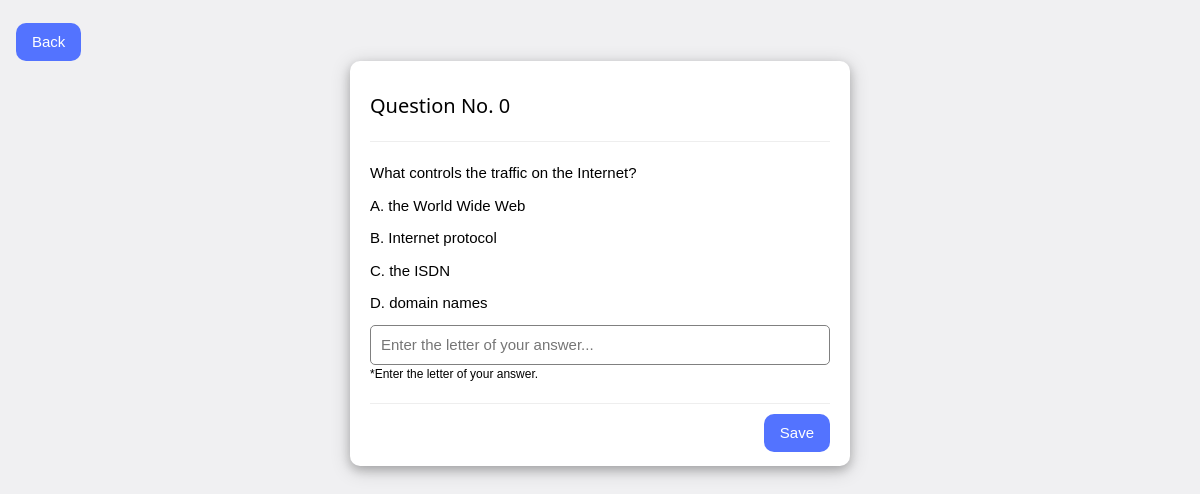
/examination/exam.php?id=1992, run on the app's committed database.
### tables this page shows
CREATE TABLE `question` (
  `queID` int(11) NOT NULL,
  `queMain` text NOT NULL,
  `queOpt1` text NOT NULL,
  `queOpt2` text NOT NULL,
  `queOpt3` text NOT NULL,
  `queOpt4` text NOT NULL,
  `queAns` text NOT NULL
);

### examination/exam.php (the view, shortened to what this page needs)
<?php
	include("../includes/config.php");
	include("../includes/header.php");
	if(isset($_GET['id'])){
		$id =trim($_GET['id']);
		$sql ="SELECT * FROM `student` WHERE `studID`='$id'";
		$query=$conn->query($sql);
	}
	else{
		header("location:index.php");
	}
?>
	<body>
		<div class="w3-container">
			<br>
			<button onclick="location.href='index.php'" class="w3-button w3-iskalar border-radius" >Back</button>
			<?php
				$displayedQuestionIds = $_SESSION['displayedQuestionIds'] ?? [];
				$count=count($displayedQuestionIds);
				if (!empty($displayedQuestionIds)) {
					$query = "SELECT * FROM `question` WHERE `queID` NOT IN (".implode(",", $displayedQuestionIds).") ORDER BY RAND() LIMIT 1";
				} else {
					$query = "SELECT * FROM `question` ORDER BY RAND() LIMIT 1";
				}
				$result = $conn->query($query);
				if ($result->num_rows > 0) {
					$question = $result->fetch_assoc();
			?>
			<div class="border-radius">
				<div class="container modal" id="edit">
					<div class="w3-container border-radius">
						<div class="card w3-card-4">
							<form action="" method="POST">
							<h4>Question No. <?php echo $count;?></h4>
							<hr>
							<div class="form-group">
								<span>
									<label><?php echo $question['queMain'];?></label>
								</span>
							</div>
							<div class="form-group">
								<span>
									<label><?php echo $question['queOpt1'];?></label>
								</span>
							</div>
							<div class="form-group">
								<span>
									<label><?php echo $question['queOpt2'];?></label>
								</span>
							</div>
							<div class="form-group">
								<span>
									<label><?php echo $question['queOpt3'];?></label>
								</span>
							</div>
							<div class="form-group">
								<span>
									<label><?php echo $question['queOpt4'];?></label>
								</span>
							</div>
							<div class="form-group">
								<input type="text" class="form-input" name="studAns" value="" placeholder="Enter the letter of your answer..." required />
								<span>
									<small>*Enter the letter of your answer.</small>
								</span>
							</div>
							<hr>
							<div class="">
								<input type="submit"  class="w3-button w3-iskalar border-radius w3-right" style="margin-top:-10px" name="submit" value="Save" />
							</div>
							</form>
							<br>
						</div>
					</div>
				</div>
			</div>
			<?php
				}
			?>
		</div>
	</body>
</html>

### includes/w3.css (style rules this page uses)
html { box-sizing:border-box }
*,*:before,*:after { box-sizing:inherit }
html { -ms-text-size-adjust:100%;-webkit-text-size-adjust:100% }
body { margin:0 }
small { font-size:80% }
hr { box-sizing:content-box;height:0;overflow:visible }
button,input,select,textarea,optgroup { font:inherit;margin:0 }
button,input { overflow:visible }
button,select { text-transform:none }
button,[type=button],[type=reset],[type=submit] { --webkit-appearance:button }
html,body { font-family:Verdana,sans-serif;font-size:15px;line-height:1.5 }
html { overflow-x:hidden }
h4 { font-size:20px }
h1,h2,h3,h4,h5,h6 { font-family:"Segoe UI",Arial,sans-serif;font-weight:400;margin:10px 0 }
hr { border:0;border-top:1px solid #eee;margin:20px 0 }
.w3-btn,.w3-button { border:none;display:inline-block;padding:8px 16px;vertical-align:middle;overflow:hidden;text-decoration:none;color:inherit;background-color:inherit;text-align:center;cursor:pointer;white-space:nowrap }
.w3-btn,.w3-button { -webkit-touch-callout:none;-webkit-user-select:none;-khtml-user-select:none;-moz-user-select:none;-ms-user-select:none;user-select:none }
.w3-container:after,.w3-container:before,.w3-panel:after,.w3-panel:before,.w3-row:after,.w3-row:before,.w3-row-padding:after,.w3-row-padding:before, .w3-cell-row:before,.w3-cell-row:after,.w3-clear:after,.w3-clear:before,.w3-bar:before,.w3-bar:after { content:"";display:table;clear:both }
.w3-container,.w3-panel { padding:0.01em 16px }
.w3-card-4,.w3-hover-shadow:hover { box-shadow:0 4px 10px 0 rgba(0,0,0,0.2),0 4px 20px 0 rgba(0,0,0,0.19) }
.w3-right { float:right!important }
.w3-iskalar,.w3-hover-iskalar:hover { color:#FFF!important;background-color:#5373FF!important }

### includes/header.php (style rules this page uses)
.modal { //display:none; }
body { background:rgb(240,240,242); }
.border-radius { border-radius:10px; }
.form-input { border-radius:5px; width:100%; height:40px; border:1px solid grey; padding:10px 10px; }
.form-group { margin-top:10px; }
.card { width:500px; margin:0 auto; padding:20px 20px; background:#FFF; border-radius:10px; }

### data on the page
question: queMain "What controls the traffic on the Internet?", queOpt1 "A. the World Wide Web", queOpt2 "B. Internet protocol", queOpt3 "C. the ISDN", queOpt4 "D. domain names"

### other printed values
$count "0"
